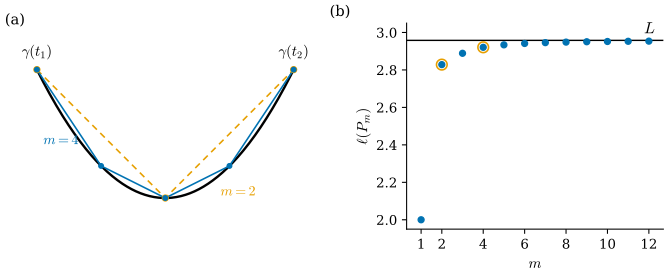

This chart was generated by the following Python code:
"""그림 4.2.1: 내접 꺾은선의 길이는 호의 길이로 수렴한다 (4.2절, 정리 4.2.11).

곡선 γ(t) = (t, t²), [t1, t2] = [−1, 1]. 호의 길이 L = √5 + asinh(2)/2 ≈ 2.9579.
(a) 등간격 분할 m = 2(점선), m = 4(실선)의 내접 꺾은선.
(b) m = 1, …, 12에 대한 꺾은선 길이 ℓ(P_m)과 L(가로선). ℓ(P_m) ≤ L이고 m이 커지면 L로 다가간다.

실행: 프로젝트 루트에서 ``PYTHONPATH=tools python3 chapters/04-curves/figures/fig-4-2-1-inscribed-polygons.py``
"""

import dgfig

dgfig.setup()

import matplotlib.pyplot as plt
import numpy as np

C = dgfig.COLORS
LW = dgfig.LW

T1, T2 = -1.0, 1.0
L = np.sqrt(5) + np.arcsinh(2) / 2          # ∫_{-1}^{1} √(1 + 4t²) dt
M2 = 2.0                                    # max |γ''| = |(0, 2)|


def gamma(t):
    return np.stack([t, t ** 2], axis=-1)


def poly_len(m):
    u = np.linspace(T1, T2, m + 1)
    return float(np.sum(np.linalg.norm(np.diff(gamma(u), axis=0), axis=1)))


# 자기검사: 수치적분으로 L 확인, ℓ(P) ≤ L, 정리 4.2.11의 오차 상한
tt = np.linspace(T1, T2, 200001)
speed = np.sqrt(1 + 4 * tt ** 2)
L_num = float(np.sum((speed[1:] + speed[:-1]) / 2 * np.diff(tt)))
assert abs(L_num - L) < 1e-8
ms = np.arange(1, 13)
ells = np.array([poly_len(m) for m in ms])
assert np.all(ells <= L + 1e-12)
assert np.all(np.diff(ells) > 0)                              # 등간격 분할에서는 증가 (이 예에서)
assert np.all(L - ells <= 2 * M2 * (T2 - T1) * (T2 - T1) / ms + 1e-12)   # 0 ≤ L − ℓ ≤ 2M(t2−t1)|P|

fig, axs = plt.subplots(1, 2, figsize=(7.0, 2.9), gridspec_kw=dict(width_ratios=[1.25, 1]))

# (a) 곡선과 내접 꺾은선 --------------------------------------------------------------
ax = axs[0]
dgfig.schematic_axes(ax, (-1.25, 1.25), (-0.18, 1.3))
P = gamma(np.linspace(T1, T2, 400))
ax.plot(P[:, 0], P[:, 1], color=C["main"], lw=LW["main"], zorder=3)
for m, ls, col, ms_ in ((2, (0, (4, 3)), C["accent"], 4.5), (4, "-", C["tangent"], 3.5)):
    V = gamma(np.linspace(T1, T2, m + 1))
    ax.plot(V[:, 0], V[:, 1], color=col, lw=1.2, ls=ls, zorder=4)
    ax.plot(V[:, 0], V[:, 1], "o", color=col, ms=ms_, zorder=5)
ax.text(-1.0, 1.08, r"$\gamma(t_1)$", ha="center", va="bottom", fontsize=11)
ax.text(1.0, 1.08, r"$\gamma(t_2)$", ha="center", va="bottom", fontsize=11)
ax.text(0.43, 0.02, r"$m=2$", color=C["accent"], fontsize=10.5)
ax.text(-0.95, 0.42, r"$m=4$", color=C["tangent"], fontsize=10.5)
ax.text(0.0, 1.02, "(a)", transform=ax.transAxes, ha="left", va="bottom", fontsize=11)

# (b) 꺾은선 길이 ------------------------------------------------------------------
ax = axs[1]
ax.axhline(L, color=C["main"], lw=1.0, zorder=1)
ax.plot(ms, ells, "o", color=C["tangent"], ms=4.5, zorder=3)
ax.plot([2, 4], [poly_len(2), poly_len(4)], "o", color="none", mec=C["accent"], ms=8, mew=1.2, zorder=4)
ax.text(12.3, L + 0.02, r"$L$", ha="right", va="bottom", fontsize=12)
ax.set_xlim(0.3, 12.7)
ax.set_ylim(1.95, 3.05)
ax.set_xticks([1, 2, 4, 6, 8, 10, 12])
ax.set_xlabel(r"$m$")
ax.set_ylabel(r"$\ell(P_m)$")
for sp_ in ("top", "right"):
    ax.spines[sp_].set_visible(False)
ax.text(-0.3, 1.02, "(b)", transform=ax.transAxes, ha="left", va="bottom", fontsize=11)

fig.subplots_adjust(wspace=0.28, left=0.01, right=0.99, top=0.9, bottom=0.16)
dgfig.save(fig, __file__)
